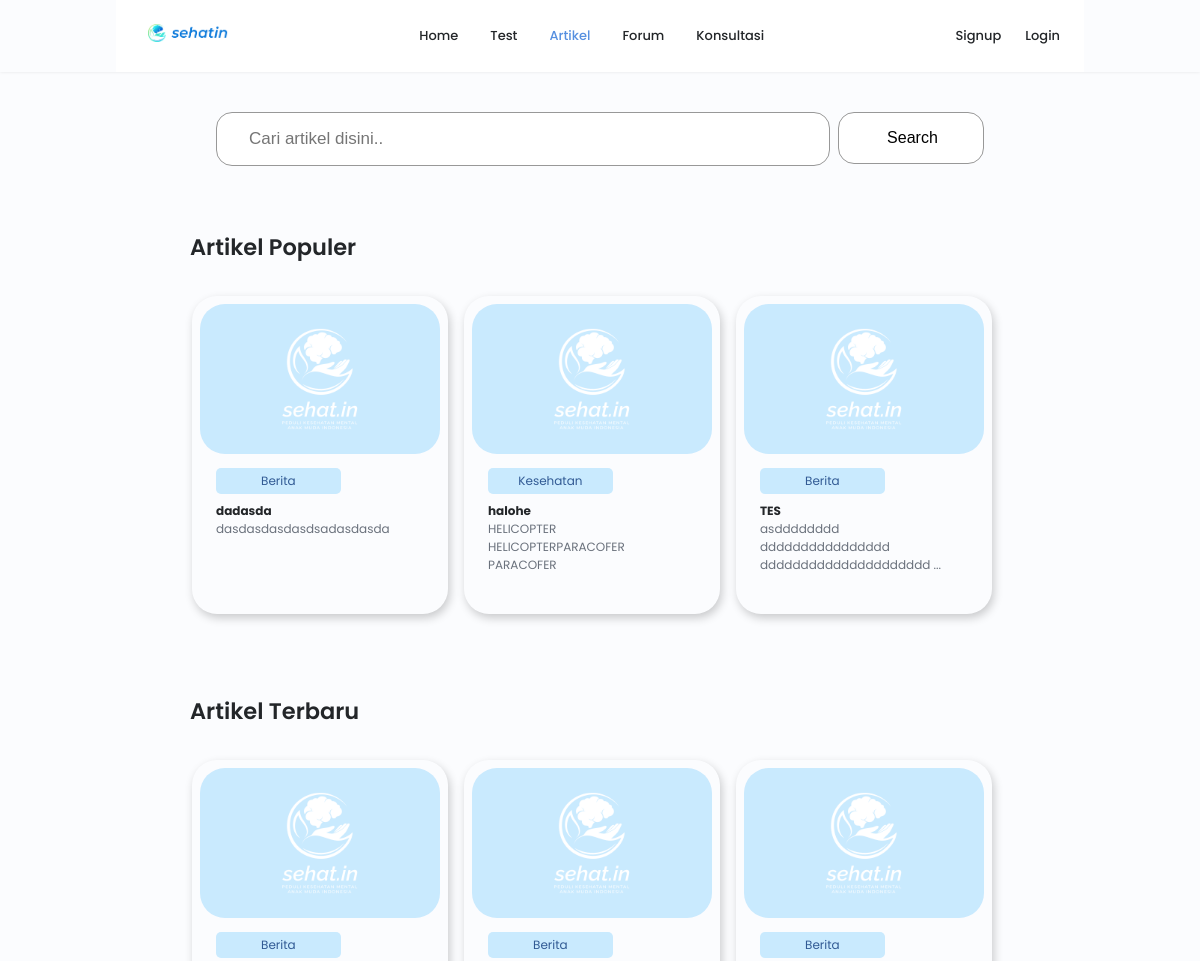
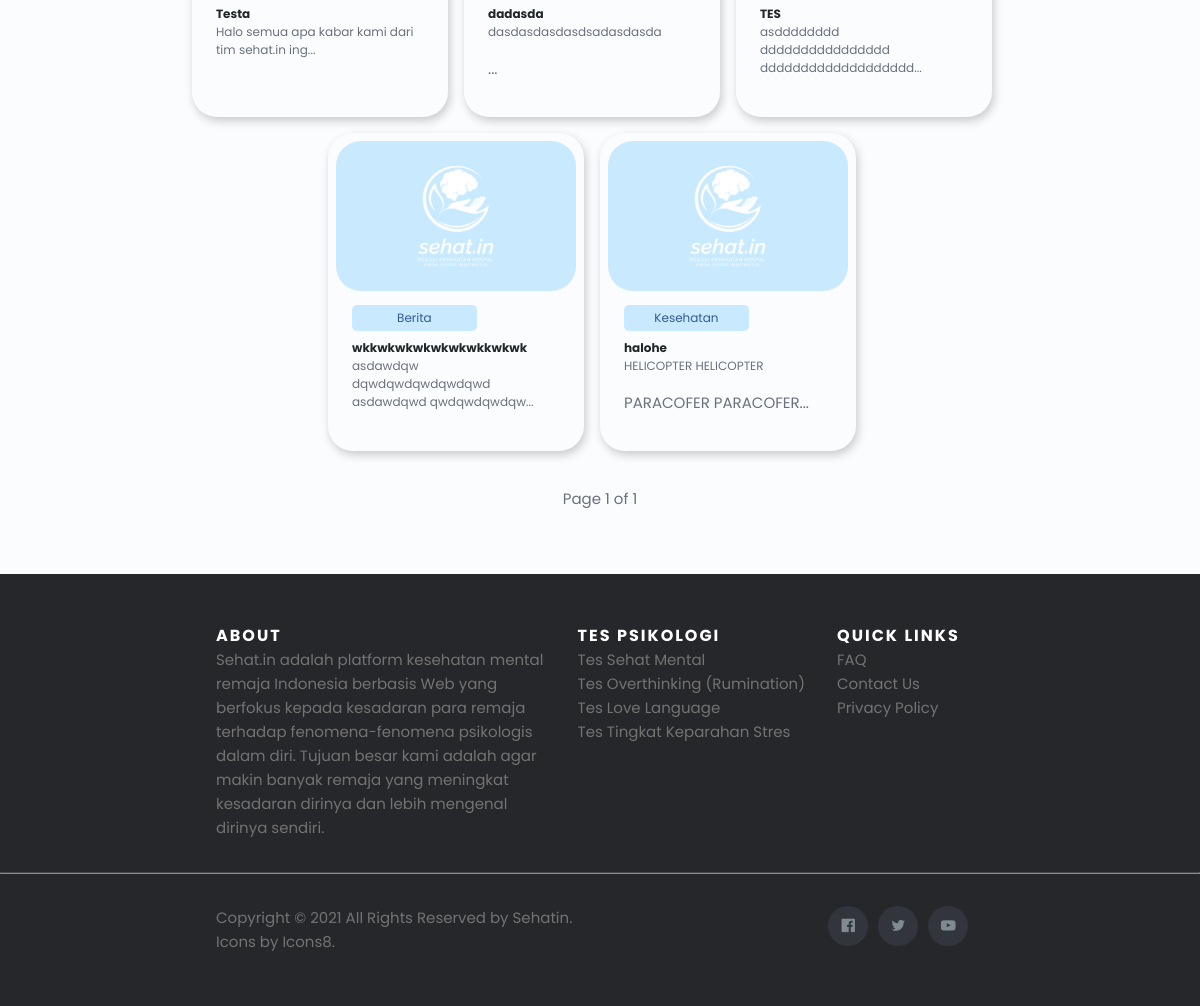
Page /artikel on the committed database (2 pictures, top to bottom).
### sehat_in_webproject/models.py (models this page shows)
class Artikel(models.Model): # Post
    id = models.AutoField(primary_key=True)
    title = models.CharField(max_length=200)
    content = models.TextField()
    thumbnail_url = models.TextField(blank=True, null=True)
    tag = models.ForeignKey(Tag, on_delete=models.CASCADE, null=True, blank=True)
    user = models.ForeignKey(User, on_delete=models.SET_NULL, null=True)
    created_at = models.DateTimeField(auto_now_add=True)
    updated_at = models.DateTimeField(auto_now=True)
    views = models.IntegerField(default=0)

class Tag(models.Model): # Tag of a post, will be generated by admin only
    name = models.CharField(max_length=50)
    type = models.CharField(max_length=50)
    adminOnly = models.BooleanField(default=False)

### sehat_in_webproject/views.py (the view)
# urls.py: path('artikel', views.artikel, name='artikel'),
def artikel(request):
    tags = Tag.objects.filter(type="Artikel")
    if request.user.is_authenticated:
        notifications = Notification.objects.filter(user=request.user).order_by('-created_at')
    else:
        notifications = None
    searching = False
    nextPage = False
    q = None
    if request.GET.get('q'):
        query = request.GET.get('q')
        paginator = Paginator(Artikel.objects.filter(title__icontains=query).order_by('-created_at'), 25)
        page = request.GET.get('page')
        posts_artikel = paginator.get_page(page)
        searching = True
        q = query
        if paginator.count == 0:
            messages.info(request, 'No result found')
            return redirect('/artikel')
    else:
        paginator = Paginator(Artikel.objects.all().order_by('-created_at'), 25)
        page = request.GET.get('page')
        posts_artikel = paginator.get_page(page)
        if page:
            if int(page) > 1:
                nextPage = True
    popular_artikel = Artikel.objects.all().order_by('-views')[:3]
    return render(request, 'artikel/index.html', {'posts': posts_artikel, 'tags': tags, 'popular_artikel': popular_artikel, 'searching': searching, 'nextPage': nextPage, 'notifications': notifications, 'q': q})

### templates/artikel/index.html (shortened to what this page needs)
<!DOCTYPE html>
<html lang="en">
{% load static %}
{% load space_to_dash %}
<head>
    <link rel="stylesheet" href="{% static 'css/swiper-bundle.min.css' %}">
    <link rel="stylesheet" href="https://unicons.iconscout.com/release/v4.0.0/css/line.css">
    <link rel="stylesheet" href="{% static 'css/styles.css' %}">
    <link rel="stylesheet" href="{% static 'css/header.css' %}">
    <link rel="stylesheet" href="{% static 'css/footer.css' %}">
</head>
<body>
    {% include 'templates/header.html' %}
    <main>
        <section class="container search__container">
            <form action="/artikel" method="get">
                <input type="text" name="q" placeholder="Cari artikel disini.." value={% if q %}{{q}}{% endif %}>
                <button type="submit">Search</button>
            </form>
        </section>
        {% if not searching %}
            {% if not nextPage %}
            <section class="container home__tes">
                <div class="tes__header">
                    <h1>Artikel Populer</h1>
                </div>
                <div class="tes__container">
                    {% for post in popular_artikel %}
                    <a href="artikel/{{ post.id }}">
                        <div class="tes__card">
                            <div class="tes__wrapper">
                                <img class="tes__image" src="{% if post.thumbnail_url %}{{post.thumbnail_url}}{% else %}/static/img/no_image.png{% endif %}" onerror="this.onerror=null; this.src='/static/img/no_image.png'" alt="{{ post.title }}">
                                <div class="tes__wrapper__content">
                                    <a class="tes__category" href="/artikel/tag/{{ post.tag.name }}">{{ post.tag.name }}</a>
                                    <a href="artikel/{{ post.id }}"><h2 class="tes__title">{{ post.title }}</h2></a>
                                    <p id="post-{{post.id}}" class="tes__description">
                                    </p>
                                </div>
                            </div>
                        </div>
                    </a>
                    {% endfor %}
                </div>
            </section>
            {% else %}
            <script>
                var change = document.getElementById("artikel");
                change.classList.add("active-link");
                change.href = "/artikel";
            </script>
            {% endif %}
        {% else %}
        <script>
            var change = document.getElementById("artikel");
            change.classList.add("active-link");
            change.href = "/artikel";
        </script>
        {% endif %}
        {% if searching %}
        <section class="container home__tes">
            <div>
                <a href="/artikel">⟵ Kembali ke Artikel</a>
            <div>
        </section>
        <section class="container home__tes" style="margin-top: 10px;">
        {% else %}
        <section class="container home__tes">
        {% endif %}
            <div class="tes__header">
                <h1>{% if not searching %}Artikel Terbaru{% else %}Hasil Search Artikel{% endif %}</h1>
            </div>
            <div class="tes__container">
                {% for post in posts %}
                <a href="artikel/{{ post.id }}">
                    <div class="tes__card">
                        <div class="tes__wrapper">
                            <img class="tes__image" src="{% if post.thumbnail_url %}{{post.thumbnail_url}}{% else %}/static/img/no_image.png{% endif %}" onerror="this.onerror=null; this.src='/static/img/no_image.png'" alt="{{ post.title }}">
                            <div class="tes__wrapper__content">
                                <a class="tes__category" href="/artikel/tag/{{ post.tag.name }}">{{ post.tag.name }}</a>
                                <a href="artikel/{{ post.id }}"><h2 class="tes__title">{{ post.title }}</h2></a>
                                <div id="desc-{{ post.id }}">{% autoescape off %}{{ post.content|slice:"0:50" }}...{% endautoescape %}</div>
                            </div>
                        </div>
                    </div>
                </a>
                {% endfor %}
            </div>
        </section>
    </main>
    <div class="page-num">
        Page {{ posts.number }} of {{ posts.paginator.num_pages }}<br>
    </div>
    {% include 'templates/footer.html' %}
</body>
</html>

### static/css/styles.css (style rules this page uses)
:root { --header-height: 3rem; --hue-color: 215; --first-color: hsl(var(--hue-color), 69%, 61%); --first-color-second: hsl(var(--hue-color), 69%, 61%); --first-color-alt: hsl(var(--hue-color), 57%, 53%); --first-color-lighter: hsl(var(--hue-color), 92%, 85%); --title-color: hsl(var(--hue-color), 8%, 15%); --text-color: hsl(var(--hue-color), 8%, 45%); --text-color-light: hsl(var(--hue-color), 8%, 65%); --input-color: hsl(var(--hue-color), 70%, 96%); --body-color: hsl(var(--hue-color), 60%, 99%); --container-color: #FFF; --scroll-bar-color: hsl(var(--hue-color), 12%, 90%); --scroll-thumb-color: hsl(var(--hue-color), 12%, 80%); --body-font: 'Poppins', sans-serif; --big-font-size: 2rem; --h1-font-size: 1.5rem; --h2-font-size: 1.25rem; --h3-font-size: 1.125rem; --normal-font-size: .938rem; --small-font-size: .813rem; --smaller-font-size: .75rem; --font-medium: 500; --font-semi-bold: 600; --mb-0-25: .25rem; --mb-0-5: .5rem; --mb-0-75: .75rem; --mb-1: 1rem; --mb-1-5: 1.5rem; --mb-2: 2rem; --mb-2-5: 2.5rem; --mb-3: 3rem; --z-tooltip: 10; --z-fixed: 100; --z-modal: 1000; }
@media screen and (min-width: 968px) { :root { --big-font-size: 3rem; --h1-font-size: 2.25rem; --h2-font-size: 1.5rem; --h3-font-size: 1.25rem; --normal-font-size: 1rem; --small-font-size: .875rem; --smaller-font-size: 813rem; } }
* { box-sizing: border-box; padding: 0; margin: 0; }
html { scroll-behavior: smooth; }
body { margin: 0 0 var(--header-height) 0; font-family: var(--body-font); font-size: var(--normal-font-size); background-color: var(--body-color); color: var(--text-color); }
h1, h2, h3, h4 { color: var(--title-color); font-weight: var(--font-semi-bold); }
a { text-decoration: none; }
img { max-width: 100%; height: auto; }
.page-num { text-align: center; padding-top: 20px; }
.container { max-width: 768px; margin-left: var(--mb-1-5); margin-right: var(--mb-1-5); }
.home__tes { margin-top: 4rem; max-width: 820px; }
.tes__header { display: flex; justify-content: space-between; margin: 0 0 2rem 0; }
.tes__container { display: flex; flex-wrap: wrap; justify-content: center; }
.tes__card { width: 16rem; box-shadow: 2px 4px 10px rgba(0, 0, 0, 0.2); border-radius: 25px; margin-right: 1rem; margin-bottom: 1rem; }
.tes__wrapper { padding: 0.5rem; margin-bottom: 1rem; }
.tes__wrapper__content { padding: 0 1rem 0 1rem; }
.tes__image { border-radius: 25px; min-height: 150px; max-height: 150px; min-width: 240px; max-width: 240px; width: 100%; height: 100%; }
.tes__category { width: 60%; display: inline-block; background-color: #C9EAFE; color: #315A94; padding: var(--mb-0-25); border-radius: 5px; font-size: var(--mb-0-75); margin: 0.5rem 0 0.5rem 0; text-align: center; }
.tes__title { font-size: var(--mb-0-75); font-weight: 700; }
.tes__description { font-size: var(--mb-0-75); margin-bottom: 1rem; overflow: hidden; }
.search__container { margin-top: 7rem; }
.search__container input[type=text] { padding: 1rem 2rem; font-size: 17px; border: 1px solid #989898; box-sizing: border-box; border-radius: 1rem; width: 80%; }
.search__container button { float: right; padding: 1rem 3rem; background: #fff; font-size: 1rem; cursor: pointer; border: 1px solid #989898; box-sizing: border-box; border-radius: 1rem; width: 19%; }
@media screen and (min-width:768px) { .container { margin-left: auto; margin-right: auto; } }
@media screen and (min-width:768px) { body { margin: 0; } }

### static/css/header.css (style rules this page uses)
:root { --header-height: 3rem; --hue-color: 215; --first-color: hsl(var(--hue-color), 69%, 61%); --first-color-second: hsl(var(--hue-color), 69%, 61%); --first-color-alt: hsl(var(--hue-color), 57%, 53%); --first-color-lighter: hsl(var(--hue-color), 92%, 85%); --title-color: hsl(var(--hue-color), 8%, 15%); --text-color: hsl(var(--hue-color), 8%, 45%); --text-color-light: hsl(var(--hue-color), 8%, 65%); --input-color: hsl(var(--hue-color), 70%, 96%); --body-color: hsl(var(--hue-color), 60%, 99%); --container-color: #FFF; --scroll-bar-color: hsl(var(--hue-color), 12%, 90%); --scroll-thumb-color: hsl(var(--hue-color), 12%, 80%); --body-font: 'Poppins', sans-serif; --big-font-size: 2rem; --h1-font-size: 1.5rem; --h2-font-size: 1.25rem; --h3-font-size: 1.125rem; --normal-font-size: .938rem; --small-font-size: .813rem; --smaller-font-size: .75rem; --font-medium: 500; --font-semi-bold: 600; --mb-0-25: .25rem; --mb-0-5: .5rem; --mb-0-75: .75rem; --mb-1: 1rem; --mb-1-5: 1.5rem; --mb-2: 2rem; --mb-2-5: 2.5rem; --mb-3: 3rem; --z-tooltip: 10; --z-fixed: 100; --z-modal: 1000; }

### rows in the picture
Artikel: tag.name "Berita", title "dadasda", content "dasdasdasdasdsadasdasda"
Artikel: tag.name "Kesehatan", title "halohe", content "HELICOPTER HELICOPTER PARACOFER PARACOFER"
Artikel: tag.name "Berita", title "TES", content "asdddddddd dddddddddddddddd ddddddddddddddddddd"
Artikel: tag.name "Berita", title "Testa", content "Halo semua apa kabar kami dari tim sehat.in ing"
Artikel: tag.name "Berita", title "wkkwkwkwkwkwkwkkwkwk", content "asdawdqw dqwdqwdqwdqwdqwd asdawdqwd qwdqwdqwdqw"

### other values in the picture
{{ posts.number }} "1"
{{ posts.paginator.num_pages }} "1"
